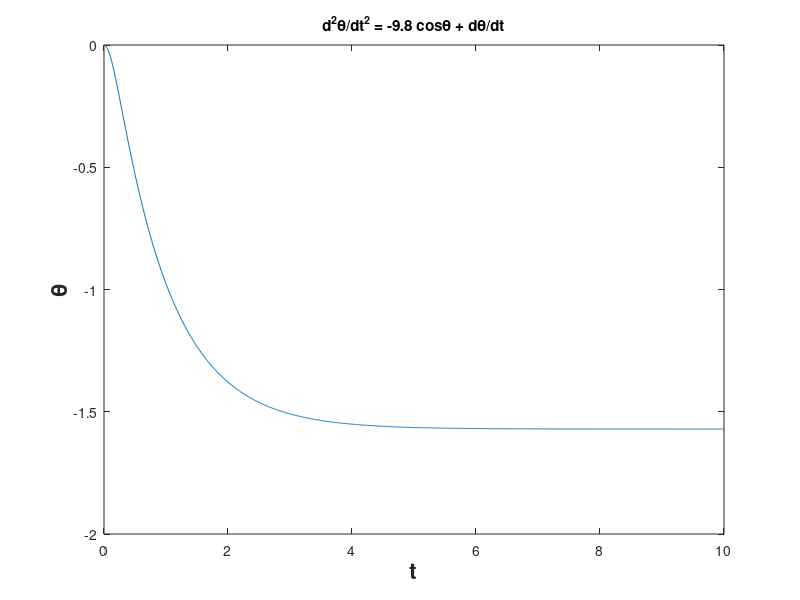

Write MATLAB code to recreate this figure.
# Plotting simppenadj.txt
A     = importdata('simppenadj.txt');
t     = A(:,1);
theta = A(:,2);
figure
plot(t,theta)
xlabel('t','FontSize',16,'FontWeight','bold')
ylabel('\theta','FontSize',16,'FontWeight','bold')
title('{d^{2}\theta}/{d{t^{2}}} = -9.8 cos{\theta + {d\theta}/{dt}}')